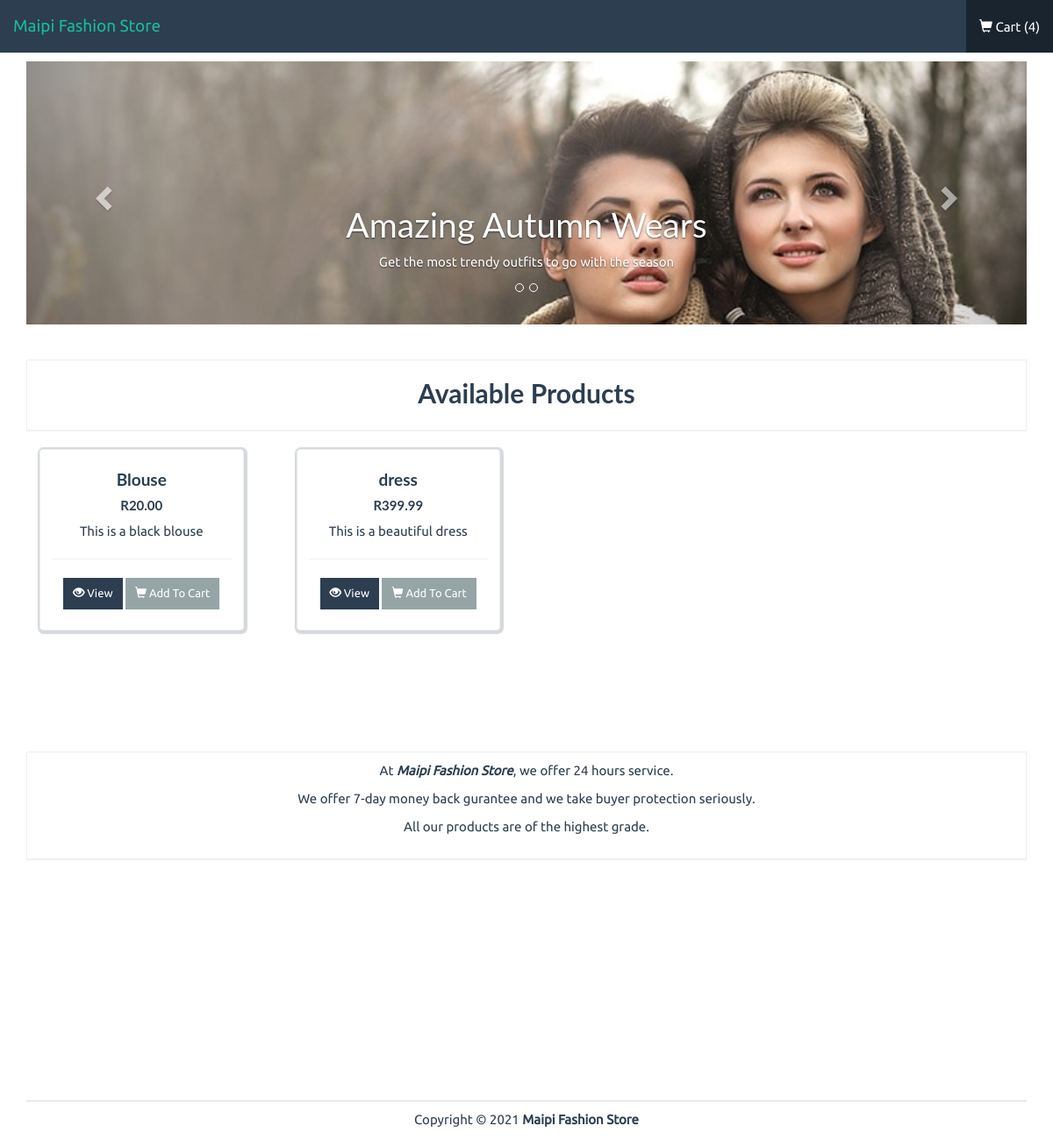
The app's page /, older data.
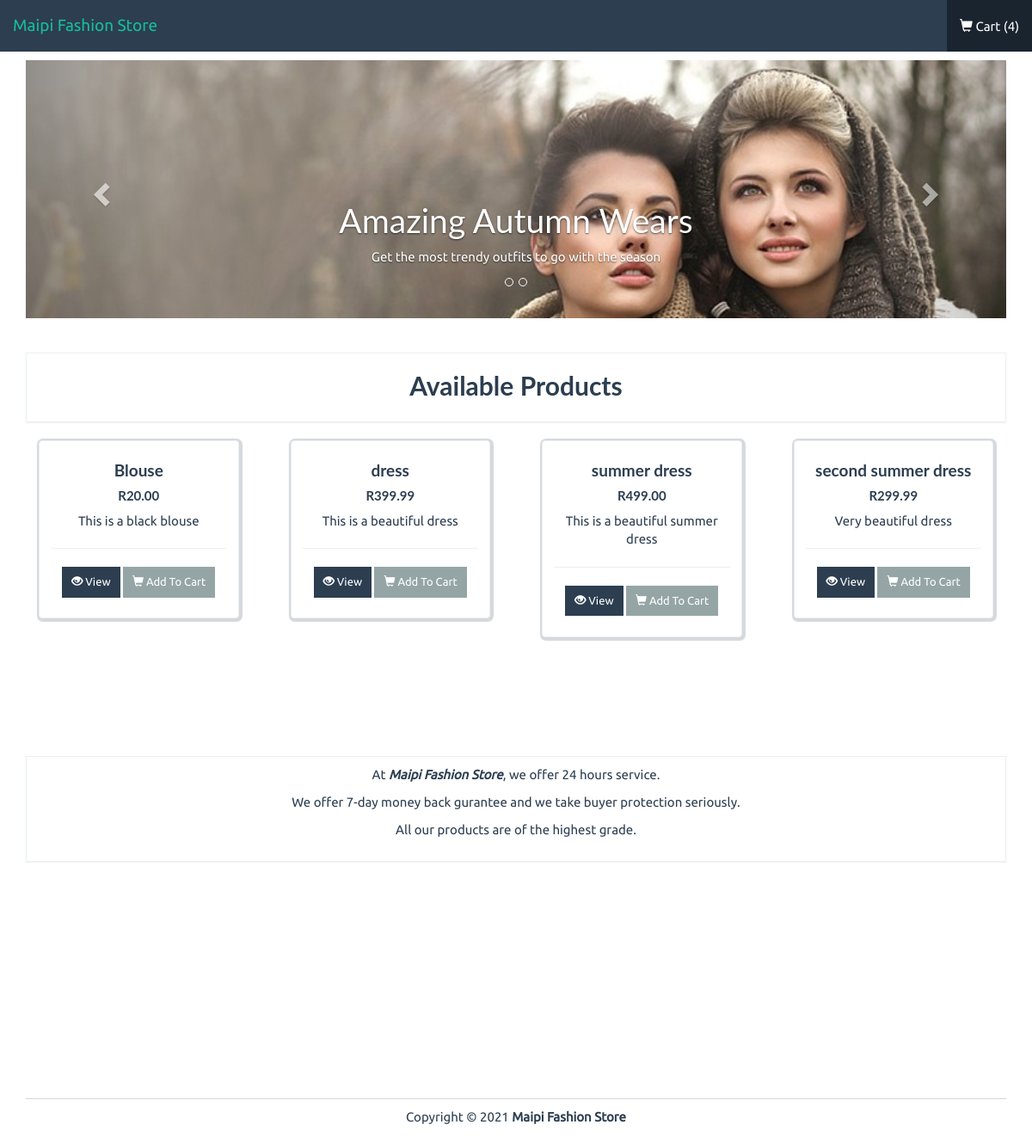
The same page, newer data.
### app.py (models this page shows)
class Product(db.Model):
    id = db.Column(db.Integer, primary_key=True)
    name = db.Column(db.String(50), unique=True)
    price = db.Column(db.Float)
    stock = db.Column(db.Integer)
    description = db.Column(db.String(255))
    image = db.Column(db.String(100))

### app.py (the view)
@app.route('/')
def index():
    products = Product.query.all()
    return render_template('index.html', products=products)

### templates/index.html (shortened to what this page needs)
{% extends "base.html" %}
{% block body %}
<div class="row">
	<div class="col-lg-12">
		<div id="carousel-id" class="carousel slide" data-ride="carousel">
			<ol class="carousel-indicators">
				<li data-target="#carousel-id" data-slide-to="0" class=""></li>
				<li data-target="#carousel-id" data-slide-to="1" class=""></li>
			</ol>
			<div class="carousel-inner">
				<div class="item active" style="height: 300px;">
					<img alt="First slide" src="{{ url_for('static', filename='imgs/1.jpg') }}" style="width: 100%;">
					<div class="container">
						<div class="carousel-caption">
							<h1>Amazing Autumn Wears</h1>
							<p>
								Get the most trendy outfits to go with the season
							</p>
						</div>
					</div>
				</div>
			</div>
			<a class="left carousel-control" href="#carousel-id" data-slide="prev"><span class="glyphicon glyphicon-chevron-left"></span></a>
			<a class="right carousel-control" href="#carousel-id" data-slide="next"><span class="glyphicon glyphicon-chevron-right"></span></a>
		</div>
	</div>
</div>
</div>
<div class="container" style="margin-top: 40px !important;">
<div class="row">
	<div class="col-lg-12">
		<div class="panel panel-default">
			<div class="panel-body">
				<h4 class="text-center pageTitle">Available Products</h4>
			</div>
		</div>
	</div>
</div>
<div class="row">
	{%for product in products%}
	<div class="col-lg-3">
		<div class="col-xs-12 col-sm-12 col-md-12 col-lg-12">
			<div class="thumbnail">
				<div class="caption text-center">
					<h4 class="bold">{{product.name}}</h4>
					<h5 class="bold">R{{'%0.2f'| format(product.price|float)}}</h5>
					<p>
						{{product.description}}
					</p>
					<hr />
					<p>
						<a href="{{url_for('product',id=product.id)}}" class="btn btn-primary btn-sm">
							<i class="glyphicon glyphicon-eye-open"></i> View
						</a>
						<a href="#" class="btn btn-default btn-sm">
							<i class="glyphicon glyphicon-shopping-cart"></i> Add To Cart
						</a>
					</p>
				</div>
			</div>
		</div>
	</div>
	{% endfor %}
</div>
<br>
<br>
	<br>
	<br>
	<br>
<div class="row pad">
	<div class="col-lg-12">
		<div class="panel panel-default">
			<div class="panel-body text-center">
				<p>At <strong><em>Maipi Fashion Store</em></strong>, we offer 24 hours service.</p>
				<p>We offer 7-day money back gurantee and we take buyer protection seriously.</p>
				<p>All our products are of the highest grade.</p>
			</div>
		</div>
	</div>
</div>
{% endblock %}

### templates/base.html (shortened to what this page needs)
<!DOCTYPE html>
<html lang="en">
    <head>
        <link rel="stylesheet" href="{{ url_for('static', filename='bs/css/flatly.min.css') }}" />
        <link rel="stylesheet" href="{{ url_for('static', filename='css/styles.css') }}" />
    </head>
    <body>
        {% if admin %}
        <nav class="navbar navbar-default navbar-fixed-top" role="navigation">
            <div class="container-fluid">
                <div class="navbar-header">
                    <button type="button" class="navbar-toggle" data-toggle="collapse" data-target=".navbar-ex1-collapse">
                        <span class="sr-only">Toggle navigation</span>
                        <span class="icon-bar"></span>
                        <span class="icon-bar"></span>
                        <span class="icon-bar"></span>
                    </button>
                    <a class="navbar-brand" href="{{ url_for('index') }}">Maipi Fashion Store</a>
                </div>
                <div class="collapse navbar-collapse navbar-ex1-collapse">
                    <ul class="nav navbar-nav">
                        <li class="active">
                            <a href="{{ url_for('admin') }}"><i class="glyphicon glyphicon-dashboard"></i> Admin Dashboard</a>
                        </li>
                        <li>
                            <a href="{{ url_for('add') }}"><i class="glyphicon glyphicon-plus-sign"></i> Add Product</a>
                        </li>
                        <li>
                            <a href="{{ url_for('index') }}"><i class="glyphicon glyphicon-chevron-left"></i> Back To Front</a>
                        </li>
                    </ul>
                </div>
            </div>
        </nav>
        {% else %}
        <nav class="navbar navbar-default navbar-fixed-top" role="navigation">
            <div class="container-fluid">
                <div class="navbar-header">
                    <a class="navbar-brand" href="{{ url_for('index') }}">Maipi Fashion Store</a>
                </div>
                <div class="collapse navbar-collapse navbar-ex1-collapse">
                    <ul class="nav navbar-nav navbar-right">
                        <li class="active">
                            <a href="cart.html">
                                <i class="glyphicon glyphicon-shopping-cart"></i> Cart (4)
                            </a>
                        </li>
                    </ul>
                </div>
            </div>
        </nav>
        {% endif %}
        <div class="container" id="page">
        {% block body %}{% endblock %}
             <br></br>
               <br></br>
               <br></br>
               <br></br>
               <br></br>
            <footer>
                <div class="row pad">
                    <div class="col-lg-12 text-center">
                        Copyright &copy; 2021 <strong>Maipi Fashion Store</strong>
                    </div>
                </div>
            </footer>
        </div>
    </body>
</html>

### static/css/styles.css (style rules this page uses)
body { font-family: Ubuntu, verdana, georgia, serif, sans-serif; }
a, a:hover, a:active, a:focus, a:visited { text-decoration: none; }
.bold { font-weight: bolder !important; }
div.panel, .btn, .navbar { border-radius: 0; }
footer { margin-top: 40px; margin-bottom: 20px; }
.pad { margin-top: 10px !important; }
div.panel-body { padding-top: 10px; }
.btn-primary { background-color: rgb(44, 62, 80); border-color: rgba(44, 62, 80, .5); }
body > nav { border-radius: 0 !important; }
#page { padding-top: 70px; }
.pageTitle { font-size: 30px; font-weight: bold; }
div.thumbnail { box-shadow: 1px 1px 1px 3px rgba(44, 62, 80, .2); }
footer { border-top: 1px solid rgba(44, 62, 80, .2); }

Row changes from the older to the newer data that the page shows:
added Product: name "summer dress", price "499.00", description "This is a beautiful summer dress"
added Product: name "second summer dress", price "299.99", description "Very beautiful dress"
